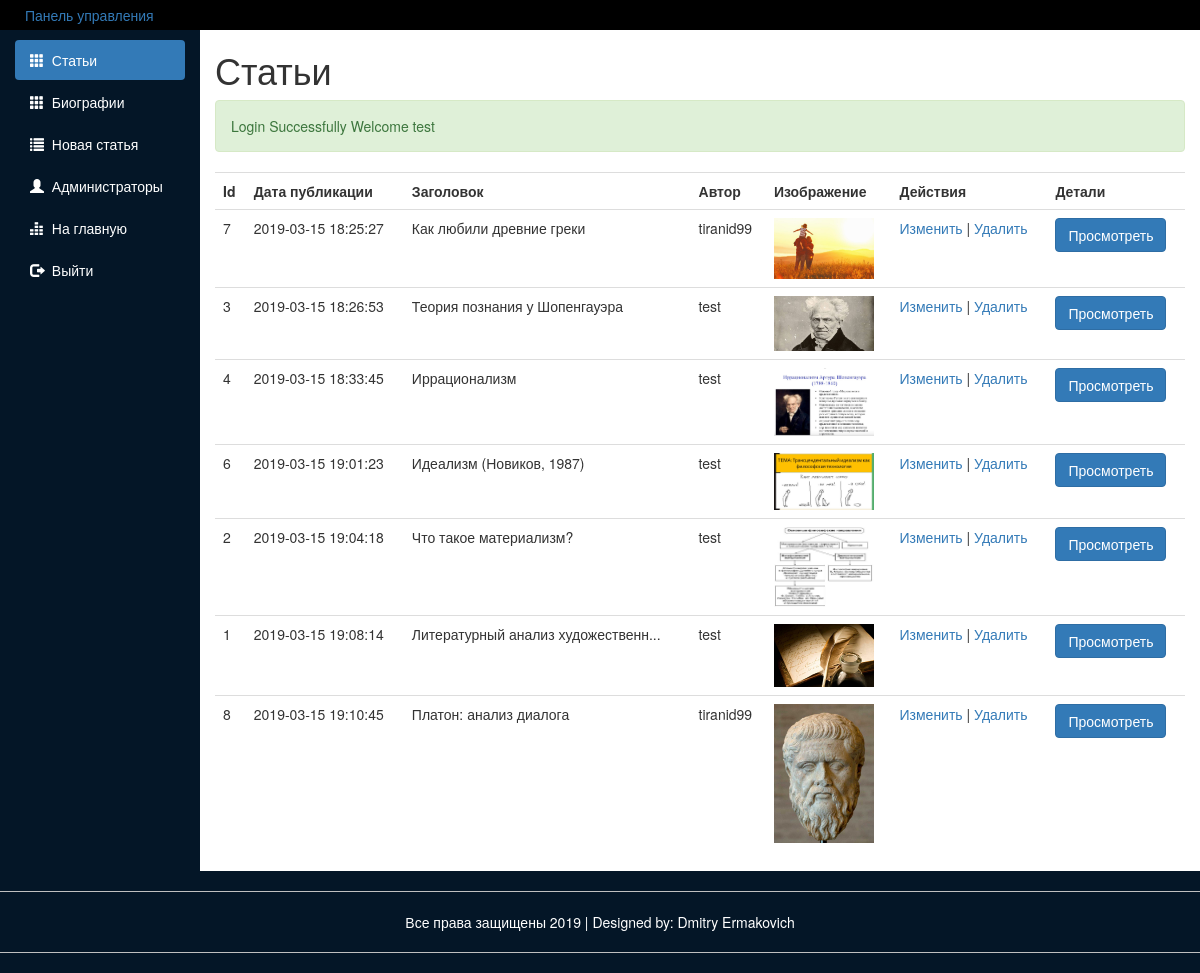
/src/public_routes/Dashboard (signed in), run on the app's committed database.
### src/Include/dbFunctions.php (called while the page is built, shortened)
<?php
require_once 'DatabaseLoad.php';
function doSQLQuery($query)
{
  global $con2;
  try {
    $exec = mysqli_query($con2, $query) or die(mysqli_error($con2));
    if ($exec) {
      return $exec;
    }
  } catch (Exception $e) {
    echo $e->getMessage();
  }
  return false;
}
function execQueryToArray($query)
{
  global $con2;
  $exec = doSQLQuery($query) or die(mysqli_error($con2));
  if ($exec) {
    $arr = [];
    if (mysqli_num_rows($exec) > 0) {
      while ($post = mysqli_fetch_assoc($exec)) {
        array_push($arr, $post);
      }
    }
    return $arr;
  }
  return null;
}
function getUserById($id)
{
  $query = "SELECT * FROM Пользователи WHERE id = $id";
  $resultArray = execQueryToArray($query);
  $author = $resultArray[0];
  return $author;
}

### src/public_routes/Dashboard/index.php (called while the page is built)
<?php require_once('Dashboard.php') ?>

### src/utils/dashboard_c.php (the view, shortened to what this page needs)
<?php
function fillArticleTable()
{
  $sql = "SELECT * FROM Статьи ORDER BY дата_публикации";
  $exec = doSQLQuery($sql);
  if (mysqli_num_rows($exec) < 1) {
    ?>
    <p class="lead">У вас 0 постов в данный момент</p>
    <a href="NewPost.php"><button class="btn btn-info">Добавить пост</button></a>
    <?php
  } else {?>
      <table class="table table-hover">
        <tr>
          <th>Id</th>
          <th>Дата публикации</th>
          <th>Заголовок</th>
          <th>Автор</th>
          <th>Изображение</th>
          <th>Действия</th>
          <th>Детали</th>
        </tr>
        <?php
    while ($post = mysqli_fetch_assoc($exec)) {
      $post_id = $post['id'];
      $post_date = $post['дата_публикации'];
      $post_title = $post['заголовок'];
      $authorId = $post['автор'];
      $author = getUserById($authorId)['никнейм'];
      $image = $post['изображение'];
      ?>
      <tr>
        <td><?php echo $post_id; ?></td>
        <td><?php echo $post_date; ?></td>
        <td><?php
      if (mb_strlen($post_title) > 32) {
        echo mb_substr($post_title, 0, 32, "utf-8") . '...';
      } else {
        echo $post_title;
      }
      $t = time();
      ?></td>
        <td><?php echo $author; ?></td>
        <td>
          <?php echo "<img class='img-responsive' src='../Upload/Image/$image?m=$t' width='100px' height='150px'>"; ?>
        </td>
        <td>
          <?php echo "<a href='editpost.php?post_id=$post_id'>Изменить</a> | <a href='deletepost.php?delete_post_id=$post_id'>Удалить</a>"; ?>
        </td>
        <td><a href="/Post.php?id=<?php echo $post_id; ?>"><button class="btn btn-primary">Просмотреть</button></a></td>
      </tr>
      <?php
    }
  }
}
?>

### src/public_routes/Assets/style.css (style rules this page uses)
body { background: #041627; overflow-x: hidden; }

### data on the page
статьи: id "7", дата_публикации "2019-03-15 18:25:27", заголовок "Как любили древние греки", автор.никнейм "tiranid99", изображение (picture)
статьи: id "3", дата_публикации "2019-03-15 18:26:53", заголовок "Теория познания у Шопенгауэра", автор.никнейм "test", изображение (picture)
статьи: id "4", дата_публикации "2019-03-15 18:33:45", заголовок "Иррационализм", автор.никнейм "test", изображение (picture)
статьи: id "6", дата_публикации "2019-03-15 19:01:23", заголовок "Идеализм (Новиков, 1987)", автор.никнейм "test", изображение (picture)
статьи: id "2", дата_публикации "2019-03-15 19:04:18", заголовок "Что такое материализм?", автор.никнейм "test", изображение (picture)
статьи: id "1", дата_публикации "2019-03-15 19:08:14", заголовок "Литературный анализ художественн", автор.никнейм "test", изображение (picture)
статьи: id "8", дата_публикации "2019-03-15 19:10:45", заголовок "Платон: анализ диалога", автор.никнейм "tiranid99", изображение (picture)

### other printed values
$_SESSION["successMessage"] "Login Successfully Welcome test"
